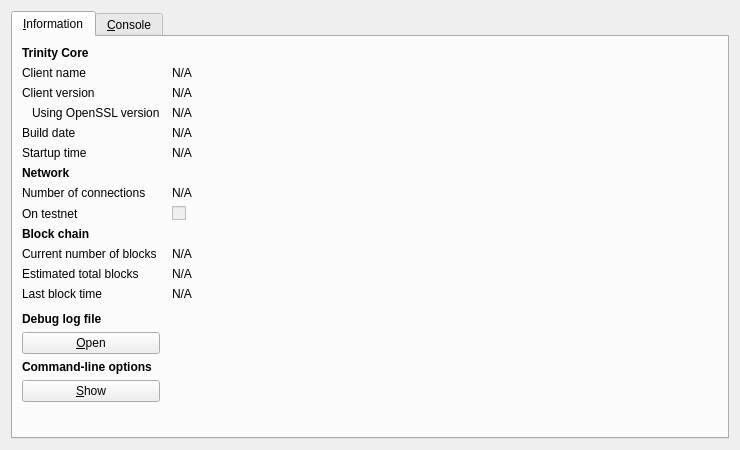
<?xml version="1.0" encoding="UTF-8"?>
<ui version="4.0">
 <class>RPCConsole</class>
 <widget class="QDialog" name="RPCConsole">
  <property name="geometry">
   <rect>
    <x>0</x>
    <y>0</y>
    <width>740</width>
    <height>450</height>
   </rect>
  </property>
  <property name="windowTitle">
   <string>Trinity - Debug window</string>
  </property>
  <layout class="QVBoxLayout" name="verticalLayout_2">
   <item>
    <widget class="QTabWidget" name="tabWidget">
     <property name="currentIndex">
      <number>0</number>
     </property>
     <widget class="QWidget" name="tab_info">
      <attribute name="title">
       <string>&amp;Information</string>
      </attribute>
      <layout class="QGridLayout" name="gridLayout" columnstretch="0,1">
       <property name="horizontalSpacing">
        <number>12</number>
       </property>
       <item row="0" column="0">
        <widget class="QLabel" name="label_9">
         <property name="font">
          <font>
           <weight>75</weight>
           <bold>true</bold>
          </font>
         </property>
         <property name="text">
          <string>Trinity Core</string>
         </property>
        </widget>
       </item>
       <item row="1" column="0">
        <widget class="QLabel" name="label_5">
         <property name="text">
          <string>Client name</string>
         </property>
        </widget>
       </item>
       <item row="1" column="1">
        <widget class="QLabel" name="clientName">
         <property name="cursor">
          <cursorShape>IBeamCursor</cursorShape>
         </property>
         <property name="text">
          <string>N/A</string>
         </property>
         <property name="textFormat">
          <enum>Qt::PlainText</enum>
         </property>
         <property name="textInteractionFlags">
          <set>Qt::LinksAccessibleByMouse|Qt::TextSelectableByKeyboard|Qt::TextSelectableByMouse</set>
         </property>
        </widget>
       </item>
       <item row="2" column="0">
        <widget class="QLabel" name="label_6">
         <property name="text">
          <string>Client version</string>
         </property>
        </widget>
       </item>
       <item row="2" column="1">
        <widget class="QLabel" name="clientVersion">
         <property name="cursor">
          <cursorShape>IBeamCursor</cursorShape>
         </property>
         <property name="text">
          <string>N/A</string>
         </property>
         <property name="textFormat">
          <enum>Qt::PlainText</enum>
         </property>
         <property name="textInteractionFlags">
          <set>Qt::LinksAccessibleByMouse|Qt::TextSelectableByKeyboard|Qt::TextSelectableByMouse</set>
         </property>
        </widget>
       </item>
       <item row="3" column="0">
        <widget class="QLabel" name="label_14">
         <property name="text">
          <string>Using OpenSSL version</string>
         </property>
         <property name="indent">
          <number>10</number>
         </property>
        </widget>
       </item>
       <item row="3" column="1">
        <widget class="QLabel" name="openSSLVersion">
         <property name="cursor">
          <cursorShape>IBeamCursor</cursorShape>
         </property>
         <property name="text">
          <string>N/A</string>
         </property>
         <property name="textFormat">
          <enum>Qt::PlainText</enum>
         </property>
         <property name="textInteractionFlags">
          <set>Qt::LinksAccessibleByMouse|Qt::TextSelectableByKeyboard|Qt::TextSelectableByMouse</set>
         </property>
        </widget>
       </item>
       <item row="4" column="0">
        <widget class="QLabel" name="label_12">
         <property name="text">
          <string>Build date</string>
         </property>
        </widget>
       </item>
       <item row="4" column="1">
        <widget class="QLabel" name="buildDate">
         <property name="cursor">
          <cursorShape>IBeamCursor</cursorShape>
         </property>
         <property name="text">
          <string>N/A</string>
         </property>
         <property name="textFormat">
          <enum>Qt::PlainText</enum>
         </property>
         <property name="textInteractionFlags">
          <set>Qt::LinksAccessibleByMouse|Qt::TextSelectableByKeyboard|Qt::TextSelectableByMouse</set>
         </property>
        </widget>
       </item>
       <item row="5" column="0">
        <widget class="QLabel" name="label_13">
         <property name="text">
          <string>Startup time</string>
         </property>
        </widget>
       </item>
       <item row="5" column="1">
        <widget class="QLabel" name="startupTime">
         <property name="cursor">
          <cursorShape>IBeamCursor</cursorShape>
         </property>
         <property name="text">
          <string>N/A</string>
         </property>
         <property name="textFormat">
          <enum>Qt::PlainText</enum>
         </property>
         <property name="textInteractionFlags">
          <set>Qt::LinksAccessibleByMouse|Qt::TextSelectableByKeyboard|Qt::TextSelectableByMouse</set>
         </property>
        </widget>
       </item>
       <item row="6" column="0">
        <widget class="QLabel" name="label_11">
         <property name="font">
          <font>
           <weight>75</weight>
           <bold>true</bold>
          </font>
         </property>
         <property name="text">
          <string>Network</string>
         </property>
        </widget>
       </item>
       <item row="7" column="0">
        <widget class="QLabel" name="label_7">
         <property name="text">
          <string>Number of connections</string>
         </property>
        </widget>
       </item>
       <item row="7" column="1">
        <widget class="QLabel" name="numberOfConnections">
         <property name="cursor">
          <cursorShape>IBeamCursor</cursorShape>
         </property>
         <property name="text">
          <string>N/A</string>
         </property>
         <property name="textFormat">
          <enum>Qt::PlainText</enum>
         </property>
         <property name="textInteractionFlags">
          <set>Qt::LinksAccessibleByMouse|Qt::TextSelectableByKeyboard|Qt::TextSelectableByMouse</set>
         </property>
        </widget>
       </item>
       <item row="8" column="0">
        <widget class="QLabel" name="label_8">
         <property name="text">
          <string>On testnet</string>
         </property>
        </widget>
       </item>
       <item row="8" column="1">
        <widget class="QCheckBox" name="isTestNet">
         <property name="enabled">
          <bool>false</bool>
         </property>
         <property name="text">
          <string/>
         </property>
        </widget>
       </item>
       <item row="9" column="0">
        <widget class="QLabel" name="label_10">
         <property name="font">
          <font>
           <weight>75</weight>
           <bold>true</bold>
          </font>
         </property>
         <property name="text">
          <string>Block chain</string>
         </property>
        </widget>
       </item>
       <item row="10" column="0">
        <widget class="QLabel" name="label_3">
         <property name="text">
          <string>Current number of blocks</string>
         </property>
        </widget>
       </item>
       <item row="10" column="1">
        <widget class="QLabel" name="numberOfBlocks">
         <property name="cursor">
          <cursorShape>IBeamCursor</cursorShape>
         </property>
         <property name="text">
          <string>N/A</string>
         </property>
         <property name="textFormat">
          <enum>Qt::PlainText</enum>
         </property>
         <property name="textInteractionFlags">
          <set>Qt::LinksAccessibleByMouse|Qt::TextSelectableByKeyboard|Qt::TextSelectableByMouse</set>
         </property>
        </widget>
       </item>
       <item row="11" column="0">
        <widget class="QLabel" name="label_4">
         <property name="text">
          <string>Estimated total blocks</string>
         </property>
        </widget>
       </item>
       <item row="11" column="1">
        <widget class="QLabel" name="totalBlocks">
         <property name="cursor">
          <cursorShape>IBeamCursor</cursorShape>
         </property>
         <property name="text">
          <string>N/A</string>
         </property>
         <property name="textFormat">
          <enum>Qt::PlainText</enum>
         </property>
         <property name="textInteractionFlags">
          <set>Qt::LinksAccessibleByMouse|Qt::TextSelectableByKeyboard|Qt::TextSelectableByMouse</set>
         </property>
        </widget>
       </item>
       <item row="12" column="0">
        <widget class="QLabel" name="label_2">
         <property name="text">
          <string>Last block time</string>
         </property>
        </widget>
       </item>
       <item row="12" column="1">
        <widget class="QLabel" name="lastBlockTime">
         <property name="cursor">
          <cursorShape>IBeamCursor</cursorShape>
         </property>
         <property name="text">
          <string>N/A</string>
         </property>
         <property name="textFormat">
          <enum>Qt::PlainText</enum>
         </property>
         <property name="textInteractionFlags">
          <set>Qt::LinksAccessibleByMouse|Qt::TextSelectableByKeyboard|Qt::TextSelectableByMouse</set>
         </property>
        </widget>
       </item>
       <item row="13" column="0">
        <spacer name="verticalSpacer_2">
         <property name="orientation">
          <enum>Qt::Vertical</enum>
         </property>
         <property name="sizeHint" stdset="0">
          <size>
           <width>20</width>
           <height>20</height>
          </size>
         </property>
        </spacer>
       </item>
       <item row="14" column="0">
        <widget class="QLabel" name="labelDebugLogfile">
         <property name="font">
          <font>
           <weight>75</weight>
           <bold>true</bold>
          </font>
         </property>
         <property name="text">
          <string>Debug log file</string>
         </property>
        </widget>
       </item>
       <item row="15" column="0">
        <widget class="QPushButton" name="openDebugLogfileButton">
         <property name="toolTip">
          <string>Open the Trinity debug log file from the current data directory. This can take a few seconds for large log files.</string>
         </property>
         <property name="text">
          <string>&amp;Open</string>
         </property>
         <property name="autoDefault">
          <bool>false</bool>
         </property>
        </widget>
       </item>
       <item row="16" column="0">
        <widget class="QLabel" name="labelCLOptions">
         <property name="font">
          <font>
           <weight>75</weight>
           <bold>true</bold>
          </font>
         </property>
         <property name="text">
          <string>Command-line options</string>
         </property>
        </widget>
       </item>
       <item row="17" column="0">
        <widget class="QPushButton" name="showCLOptionsButton">
         <property name="toolTip">
          <string>Show the Trinity-Qt help message to get a list with possible Trinity command-line options.</string>
         </property>
         <property name="text">
          <string>&amp;Show</string>
         </property>
         <property name="autoDefault">
          <bool>false</bool>
         </property>
        </widget>
       </item>
       <item row="18" column="0">
        <spacer name="verticalSpacer">
         <property name="orientation">
          <enum>Qt::Vertical</enum>
         </property>
         <property name="sizeHint" stdset="0">
          <size>
           <width>20</width>
           <height>40</height>
          </size>
         </property>
        </spacer>
       </item>
      </layout>
     </widget>
     <widget class="QWidget" name="tab_console">
      <attribute name="title">
       <string>&amp;Console</string>
      </attribute>
      <layout class="QVBoxLayout" name="verticalLayout_3">
       <property name="spacing">
        <number>3</number>
       </property>
       <item>
        <widget class="QTextEdit" name="messagesWidget">
         <property name="minimumSize">
          <size>
           <width>0</width>
           <height>100</height>
          </size>
         </property>
         <property name="readOnly">
          <bool>true</bool>
         </property>
         <property name="tabKeyNavigation" stdset="0">
          <bool>false</bool>
         </property>
         <property name="columnCount" stdset="0">
          <number>2</number>
         </property>
        </widget>
       </item>
       <item>
        <layout class="QHBoxLayout" name="horizontalLayout">
         <property name="spacing">
          <number>3</number>
         </property>
         <item>
          <widget class="QLabel" name="label">
           <property name="text">
            <string notr="true">&gt;</string>
           </property>
          </widget>
         </item>
         <item>
          <widget class="QLineEdit" name="lineEdit"/>
         </item>
         <item>
          <widget class="QPushButton" name="clearButton">
           <property name="maximumSize">
            <size>
             <width>24</width>
             <height>24</height>
            </size>
           </property>
           <property name="toolTip">
            <string>Clear console</string>
           </property>
           <property name="text">
            <string/>
           </property>
           <property name="icon">
            <iconset resource="../bitcoin.qrc">
             <normaloff>:/icons/remove</normaloff>:/icons/remove</iconset>
           </property>
           <property name="shortcut">
            <string notr="true">Ctrl+L</string>
           </property>
           <property name="autoDefault">
            <bool>false</bool>
           </property>
          </widget>
         </item>
        </layout>
       </item>
      </layout>
     </widget>
    </widget>
   </item>
  </layout>
 </widget>
 <resources>
  <include location="../bitcoin.qrc"/>
 </resources>
 <connections/>
</ui>
